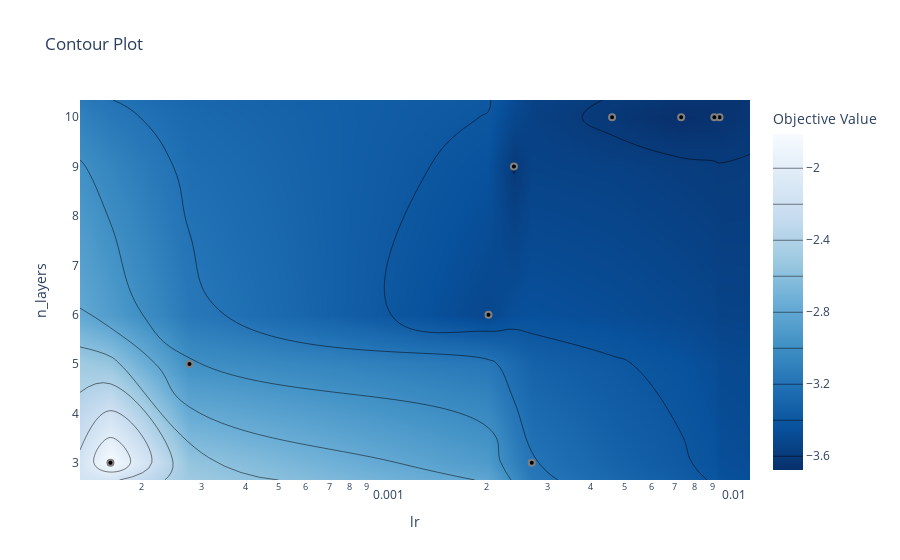

Here is the notebook cell this chart was saved with:
### Code cell
fig = optuna.visualization.plot_contour(study, params=['lr', 'n_layers'])
fig.show()

### Figure 1 — Plotly figure (JSON) as saved in the notebook; plotly's stock layout.template omitted (floating-point values rounded to 4 significant figures)
{"data": [{"colorbar": {"title": {"text": "Objective Value"}}, "colorscale": [[0, "rgb(247,251,255)"], [0.125, "rgb(222,235,247)"], [0.25, "rgb(198,219,239)"], [0.375, "rgb(158,202,225)"], [0.5, "rgb(107,174,214)"], [0.625, "rgb(66,146,198)"], [0.75, "rgb(33,113,181)"], [0.875, "rgb(8,81,156)"], [1, "rgb(8,48,107)"]], "connectgaps": true, "contours": {"coloring": "heatmap"}, "hoverinfo": "none", "line": {"smoothing": 1.3}, "reversescale": true, "type": "contour", "x": [0.0001331, 0.0001631, 0.0002762, 0.002026, 0.0024, 0.002704, 0.004618, 0.007319, 0.00913, 0.009452, 0.01158], "y": [2.65, 3, 5, 6, 9, 10, 10.35], "z": [[null, null, null, null, null, null, null, null, null, null, null], [null, -1.812, null, null, null, -3.189, null, null, null, null, null], [null, null, -2.989, null, null, null, null, null, null, null, null], [null, null, null, -3.517, null, null, null, null, null, null, null], [null, null, null, null, -3.607, null, null, null, null, null, null], [null, null, null, null, null, null, -3.625, -3.677, -3.662, -3.658, null], [null, null, null, null, null, null, null, null, null, null, null]]}, {"marker": {"color": "black", "line": {"color": "Gray", "width": 2}}, "mode": "markers", "name": "Feasible Trial", "showlegend": false, "type": "scatter", "x": [0.0001631, 0.0024, 0.0002762, 0.004618, 0.002704, 0.002026, 0.007319, 0.009452, 0.00913], "y": [3, 9, 5, 10, 3, 6, 10, 10, 10]}, {"marker": {"color": "#cccccc", "line": {"color": "Gray", "width": 2}}, "mode": "markers", "name": "Infeasible Trial", "showlegend": false, "type": "scatter", "x": [], "y": []}], "layout": {"title": {"text": "Contour Plot"}, "xaxis": {"range": [-3.876, -1.936], "title": {"text": "lr"}, "type": "log"}, "yaxis": {"range": [2.65, 10.35], "title": {"text": "n_layers"}}}}
